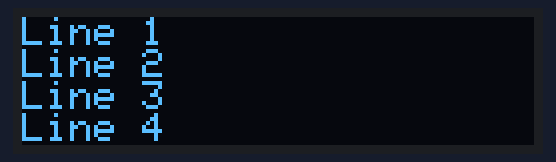
Simulated run of this sketch. Board: Arduino Uno, built with avr-gcc and run on an emulated ATmega328P. Shown: 128×32 one-colour display.

Above: at 0.1 s.

The sketch:

i2c_oled_helloWorld.ino
```cpp
// Include necessary libraries
#include <Wire.h>
#include <Adafruit_GFX.h>
#include <Adafruit_SSD1306.h>

// set screen size of the OLED
#define SCREEN_WIDTH 128      // OLED display width, in pixels
#define SCREEN_HEIGHT 32      // OLED display height, in pixels

// SSD1306 display connected to I2C (SDA, SCL pins)
#define OLED_RESET -1     // Reset pin # (or -1 if sharing Arduino reset pin)
Adafruit_SSD1306 display(SCREEN_WIDTH, SCREEN_HEIGHT, &Wire, OLED_RESET);

void setup() {
  // Open serial port for debug output
  Serial.begin(115200);

  // SSD1306_SWITCHCAPVCC = generate display voltage from 3.3V internally
  if (!display.begin(SSD1306_SWITCHCAPVCC, 0x3C)) {     // Address 0x3C for 128x32
    Serial.println(F("SSD1306 allocation failed"));
    for (;;);     // Don't proceed, loop forever
  }

  // Clear the buffer
  display.clearDisplay();

  // Show the display buffer on the screen. You MUST call display() after
  // drawing commands to make them visible on screen!
  display.display();

  // Invert display color
  // display.invertDisplay(true);

  // Rotate display 180
  display.setRotation(0);

  // Set various bits for how text will render and where
  display.setTextSize(1);     // Normal 1:1 pixel scale
  display.setTextColor(SSD1306_WHITE); // Draw white text
  display.setCursor(0, 0);      // Start at top-left corner

  // There is enough space for four lines of text with this screen size. You can specify the stating location of each line, or just print up to four lines after specifting the initial start posistion of 0, 0
  display.println(F("Line 1"));
  display.println(F("Line 2"));
  display.println(F("Line 3"));
  display.println(F("Line 4"));

  // Show the display buffer on the screen. You MUST call display() after
  // drawing commands to make them visible on screen!
  display.display();
}

void loop() {
  // put your main code here, to run repeatedly:

}
```
